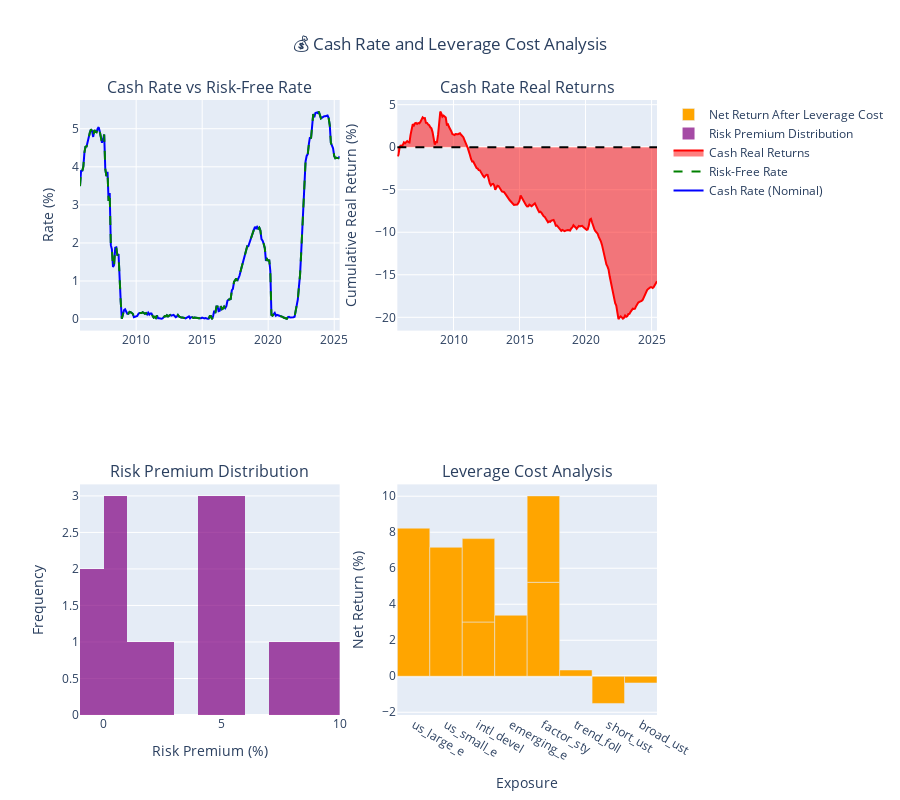

Notebook code for this chart:
### Markdown cell above
## 9. Risk-Free Rate and Cash Analysis

### Code cell
# Analyze risk-free rate and cash rate exposure specifically
print("💰 CASH RATE AND RISK-FREE RATE ANALYSIS")
print("=" * 50)

# Get cash rate exposure data
cash_exposure_id = 'cash_rate'
if cash_exposure_id in decomposition_results:
    cash_result = decomposition_results[cash_exposure_id]
    cash_decomposition = cash_result['decomposition']
    
    # Create visualization of cash rate decomposition
    fig = make_subplots(
        rows=2, cols=2,
        subplot_titles=(
            "Cash Rate vs Risk-Free Rate",
            "Cash Rate Real Returns",
            "Risk Premium Distribution",
            "Leverage Cost Analysis"
        )
    )
    
    # 1. Cash rate vs risk-free rate time series
    if not cash_decomposition.empty:
        fig.add_trace(
            go.Scatter(
                x=cash_decomposition.index,
                y=cash_decomposition['total_return'] * 1200,  # Annualized %
                mode='lines',
                name='Cash Rate (Nominal)',
                line=dict(color='blue')
            ),
            row=1, col=1
        )
        
        fig.add_trace(
            go.Scatter(
                x=cash_decomposition.index,
                y=cash_decomposition['nominal_rf_rate'] * 1200,  # Annualized %
                mode='lines',
                name='Risk-Free Rate',
                line=dict(color='green', dash='dash')
            ),
            row=1, col=1
        )
        
        # 2. Cash rate real returns
        real_returns = (1 + cash_decomposition['total_return']) / (1 + cash_decomposition['inflation']) - 1
        cash_real_cumret = (1 + real_returns).cumprod() - 1
        
        fig.add_trace(
            go.Scatter(
                x=cash_real_cumret.index,
                y=cash_real_cumret * 100,
                mode='lines',
                name='Cash Real Returns',
                line=dict(color='red'),
                fill='tonexty'
            ),
            row=1, col=2
        )
        
        fig.add_hline(y=0, line_dash="dash", line_color="black", row=1, col=2)
    
    # 3. Risk premium distribution across all exposures
    if not decomp_summary_df.empty:
        fig.add_trace(
            go.Histogram(
                x=decomp_summary_df['risk_premium_annual'] * 100,
                nbinsx=15,
                name='Risk Premium Distribution',
                marker_color='purple',
                opacity=0.7
            ),
            row=2, col=1
        )
    
    # 4. Leverage cost analysis
    # Show cash rate vs other exposures for leverage cost modeling
    if not decomp_summary_df.empty:
        cash_return = decomp_summary_df[decomp_summary_df['exposure_id'] == 'cash_rate']['nominal_return_annual'].iloc[0] * 100
        
        leverage_costs = []
        exposure_names = []
        
        for _, row in decomp_summary_df.iterrows():
            if row['exposure_id'] != 'cash_rate':
                # Typical leverage spread: 0.5-1.5% over cash rate
                leverage_cost = cash_return + 1.0  # 1% spread
                net_return = row['nominal_return_annual'] * 100 - leverage_cost
                leverage_costs.append(net_return)
                exposure_names.append(row['exposure_id'][:10])
        
        fig.add_trace(
            go.Bar(
                x=exposure_names[:10],  # Top 10 for readability
                y=leverage_costs[:10],
                marker_color='orange',
                name='Net Return After Leverage Cost'
            ),
            row=2, col=2
        )
    
    # Update layout
    fig.update_layout(
        title_text="💰 Cash Rate and Leverage Cost Analysis",
        title_x=0.5,
        height=800,
        showlegend=True
    )
    
    # Update axes
    fig.update_yaxes(title_text="Rate (%)", row=1, col=1)
    fig.update_yaxes(title_text="Cumulative Real Return (%)", row=1, col=2)
    fig.update_yaxes(title_text="Frequency", row=2, col=1)
    fig.update_xaxes(title_text="Risk Premium (%)", row=2, col=1)
    fig.update_yaxes(title_text="Net Return (%)", row=2, col=2)
    fig.update_xaxes(title_text="Exposure", row=2, col=2)
    
    fig.show()
    
    # Print cash rate statistics
    cash_summary = cash_result['summary']
    print(f"\n📊 Cash Rate Performance (Annualized):")
    print(f"   Nominal Return: {cash_summary.get('total_return', 0) * 100:.2f}%")
    print(f"   Real Return: {(cash_summary.get('total_return', 0) - cash_summary.get('inflation', 0)) * 100:.2f}%")
    print(f"   Inflation Impact: {cash_summary.get('inflation', 0) * 100:.2f}%")
    print(f"   Risk Premium: {cash_summary.get('spread', 0) * 100:.2f}%")
    
    # Latest risk-free rate
    if not cash_decomposition.empty:
        latest_rf_rate = cash_decomposition['nominal_rf_rate'].iloc[-1] * 1200
        print(f"\n💹 Latest Risk-Free Rate: {latest_rf_rate:.2f}% (annualized)")
        print(f"🏦 Typical Leverage Cost: {latest_rf_rate + 1.0:.2f}% (risk-free + 1% spread)")
    
else:
    print("❌ Cash rate exposure not found or decomposition failed")
    
    # Still show current FRED rates
    try:
        current_rates = fred_fetcher.get_latest_rates()
        print("\n📈 Current FRED Rates:")
        for rate_name, rate_value in current_rates.items():
            if rate_value is not None:
                print(f"   {rate_name}: {rate_value*100:.2f}%")
    except Exception as e:
        print(f"❌ Could not fetch current rates: {e}")

### Figure 1 — Plotly figure (JSON) as saved in the notebook; plotly's stock layout.template omitted (floating-point values rounded to 4 significant figures; data arrays with more than 128 entries replaced by an {"elided": "..."} marker saying what was removed)
{"data": [{"line": {"color": "blue"}, "mode": "lines", "name": "Cash Rate (Nominal)", "type": "scatter", "x": {"elided": "237 str values"}, "xaxis": "x", "y": {"elided": "237 float values"}, "yaxis": "y"}, {"line": {"color": "green", "dash": "dash"}, "mode": "lines", "name": "Risk-Free Rate", "type": "scatter", "x": {"elided": "237 str values"}, "xaxis": "x", "y": {"elided": "237 float values"}, "yaxis": "y"}, {"fill": "tonexty", "line": {"color": "red"}, "mode": "lines", "name": "Cash Real Returns", "type": "scatter", "x": {"elided": "237 str values"}, "xaxis": "x2", "y": {"elided": "237 float values"}, "yaxis": "y2"}, {"marker": {"color": "purple"}, "name": "Risk Premium Distribution", "nbinsx": 15, "opacity": 0.7, "type": "histogram", "x": [9.225, 8.164, 4.015, 5.999, 4.389, 5.963, 5.701, 1.649, 0.0, -0.5111, 0.6277, 2.508, 4.315, -0.4849, 7.684, 0.3784], "xaxis": "x3", "yaxis": "y3"}, {"marker": {"color": "orange"}, "name": "Net Return After Leverage Cost", "type": "bar", "x": ["us_large_e", "us_small_e", "intl_devel", "intl_devel", "emerging_e", "factor_sty", "factor_sty", "trend_foll", "short_ust", "broad_ust"], "xaxis": "x4", "y": [8.225, 7.164, 3.015, 4.631, 3.389, 5.219, 4.798, 0.3473, -1.511, -0.3723], "yaxis": "y4"}], "layout": {"annotations": [{"font": {"size": 16}, "showarrow": false, "text": "Cash Rate vs Risk-Free Rate", "x": 0.225, "xanchor": "center", "xref": "paper", "y": 1, "yanchor": "bottom", "yref": "paper"}, {"font": {"size": 16}, "showarrow": false, "text": "Cash Rate Real Returns", "x": 0.775, "xanchor": "center", "xref": "paper", "y": 1, "yanchor": "bottom", "yref": "paper"}, {"font": {"size": 16}, "showarrow": false, "text": "Risk Premium Distribution", "x": 0.225, "xanchor": "center", "xref": "paper", "y": 0.375, "yanchor": "bottom", "yref": "paper"}, {"font": {"size": 16}, "showarrow": false, "text": "Leverage Cost Analysis", "x": 0.775, "xanchor": "center", "xref": "paper", "y": 0.375, "yanchor": "bottom", "yref": "paper"}], "height": 800, "shapes": [{"line": {"color": "black", "dash": "dash"}, "type": "line", "x0": 0, "x1": 1, "xref": "x2 domain", "y0": 0, "y1": 0, "yref": "y2"}], "showlegend": true, "title": {"text": "💰 Cash Rate and Leverage Cost Analysis", "x": 0.5}, "xaxis": {"anchor": "y", "domain": [0, 0.45]}, "xaxis2": {"anchor": "y2", "domain": [0.55, 1]}, "xaxis3": {"anchor": "y3", "domain": [0, 0.45], "title": {"text": "Risk Premium (%)"}}, "xaxis4": {"anchor": "y4", "domain": [0.55, 1], "title": {"text": "Exposure"}}, "yaxis": {"anchor": "x", "domain": [0.625, 1], "title": {"text": "Rate (%)"}}, "yaxis2": {"anchor": "x2", "domain": [0.625, 1], "title": {"text": "Cumulative Real Return (%)"}}, "yaxis3": {"anchor": "x3", "domain": [0, 0.375], "title": {"text": "Frequency"}}, "yaxis4": {"anchor": "x4", "domain": [0, 0.375], "title": {"text": "Net Return (%)"}}}}
